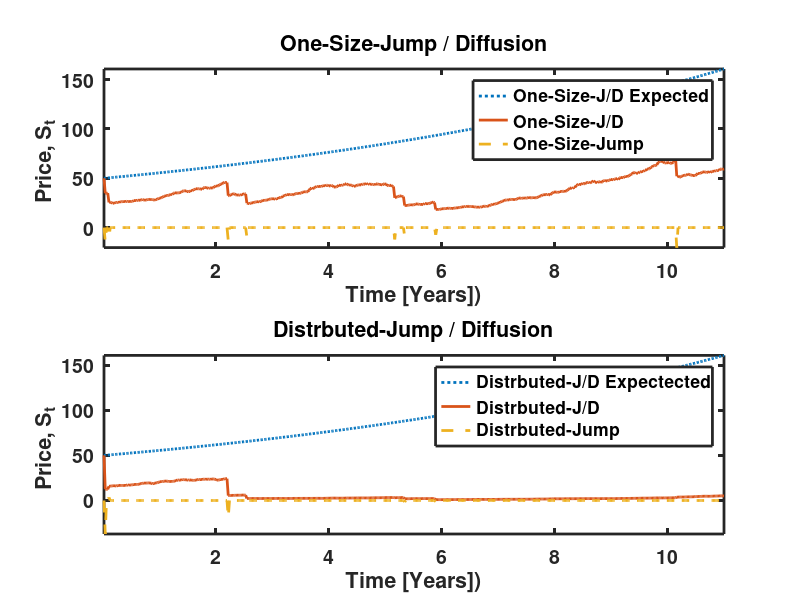

This chart was generated by the following MATLAB code:
%Geometric Brownian Motion with Jumps
%For a more detailed implementation see Floyd Hanson's
%"Stochastic Process and Control for Jump-Diffusions (2007)"
%deltaS/S=mu*deltat + sigma*randn*deltat^0.5 + nu*deltaq
%nu=average jump size - proportional to increase in asset price
%deltaq = 1 w/ probability lambda*deltat
%deltaq = 0 w/ probability 1-lambda*deltat
function SimJD ()
close all
clear all
clc
set(0,'defaultaxeslinewidth',2); set(0,'defaultlinelinewidth',2);
%set(0,'DefaultAxesColorOrder',[0 0 0;0 1 0;0 0 1; 1 0 0 ; 1 0 1; 0 1 1])
set(0,'defaultaxesFontWeight','bold');set(0,'defaulttextFontWeight','bold'); 
set(0,'defaultaxesfontsize',14); set(0,'defaulttextfontsize',14);

Szero=50;
mu=0.25; %drift
vol=0.1; %Volatility
musig2=mu-0.5*vol^2;
lambda=0.5; % rate of jumps per year = Intensity of Poisson Process
q1=-1.5; q2=0.5; %Max Jump Down, Up
%In constant jump case usually set nu to constant value relative to 
%current price, e.g., ~ -0.14 = downward jumps for market crash, default...
%For illustration  equate constant nu to numean of uniform jump process
%nu (1 Jump Size) = nuMean (distributed)
nuMean=(exp(q2)-exp(q1))/(q2-q1) - 1  
%nuMean = Average Jump size measured relative to previous stock price
logNuP1=log(nuMean+1) %Drift of ln(jumps)

steps=500; time=11;%years
dt=time/steps; SQRTdt=sqrt(dt);
Jump1Diff(1)=Szero;         Jump1(1)=0; %  Diffusion(1)=Szero;
JumpDistDiff(1)=Szero;      JumpDist(1)=0;
Jump1DiffExpect(1)=Szero;   JumpDistDiffExpect(1)=Szero;
    
for i=2:steps
Jump1DiffExpect(i)=Jump1DiffExpect(i-1)*exp((mu+nuMean*lambda)*dt);
JumpDistDiffExpect(i)=JumpDistDiffExpect(i-1)*...
    exp((mu+nuMean*lambda)*dt);
%we set nu(1Jump)=nuMean(distributed) -> E[1Jump]=E[Distributed Jump]
   if (lambda*dt>rand)
    Jump1Diff(i)=Jump1Diff(i-1)*...
        exp(musig2*dt+vol*randn*SQRTdt+logNuP1);
    Jump1(i)=Jump1Diff(i-1)*(exp(logNuP1)-1); %One-Size Jump
    Q=q1+(q2-q1)*rand;
    JumpDistDiff(i)= JumpDistDiff(i-1)*...
        exp(musig2*dt+vol*randn*SQRTdt+Q);
    JumpDist(i)=JumpDistDiff(i-1)*(exp(Q)-1); %Distributed-Size Jump
   else %No Jumps only Drift-Diffusion
    Jump1Diff(i)=Jump1Diff(i-1)*exp(musig2*dt+vol*randn*SQRTdt);
    JumpDistDiff(i)= JumpDistDiff(i-1)*exp(musig2*dt+vol*randn*SQRTdt);
    Jump1(i)=0; JumpDist(i)=0;
end
end

xax=(1:steps)*dt;
figure
subplot (2,1,1); plot(xax,Jump1DiffExpect,':',xax,Jump1Diff,xax,Jump1,'--')
legend('One-Size-J/D Expected','One-Size-J/D','One-Size-Jump ')
title('One-Size-Jump / Diffusion')
xlabel('Time [Years])'); ylabel('Price, S_t ')
axis tight

subplot (2,1,2); 
plot(xax,JumpDistDiffExpect,':',xax,JumpDistDiff,xax,JumpDist,'--')
legend('Distrbuted-J/D Expectected',...
    'Distrbuted-J/D','Distrbuted-Jump')
title('Distrbuted-Jump / Diffusion')
xlabel('Time [Years])'); ylabel('Price, S_t ')
axis tight
end
